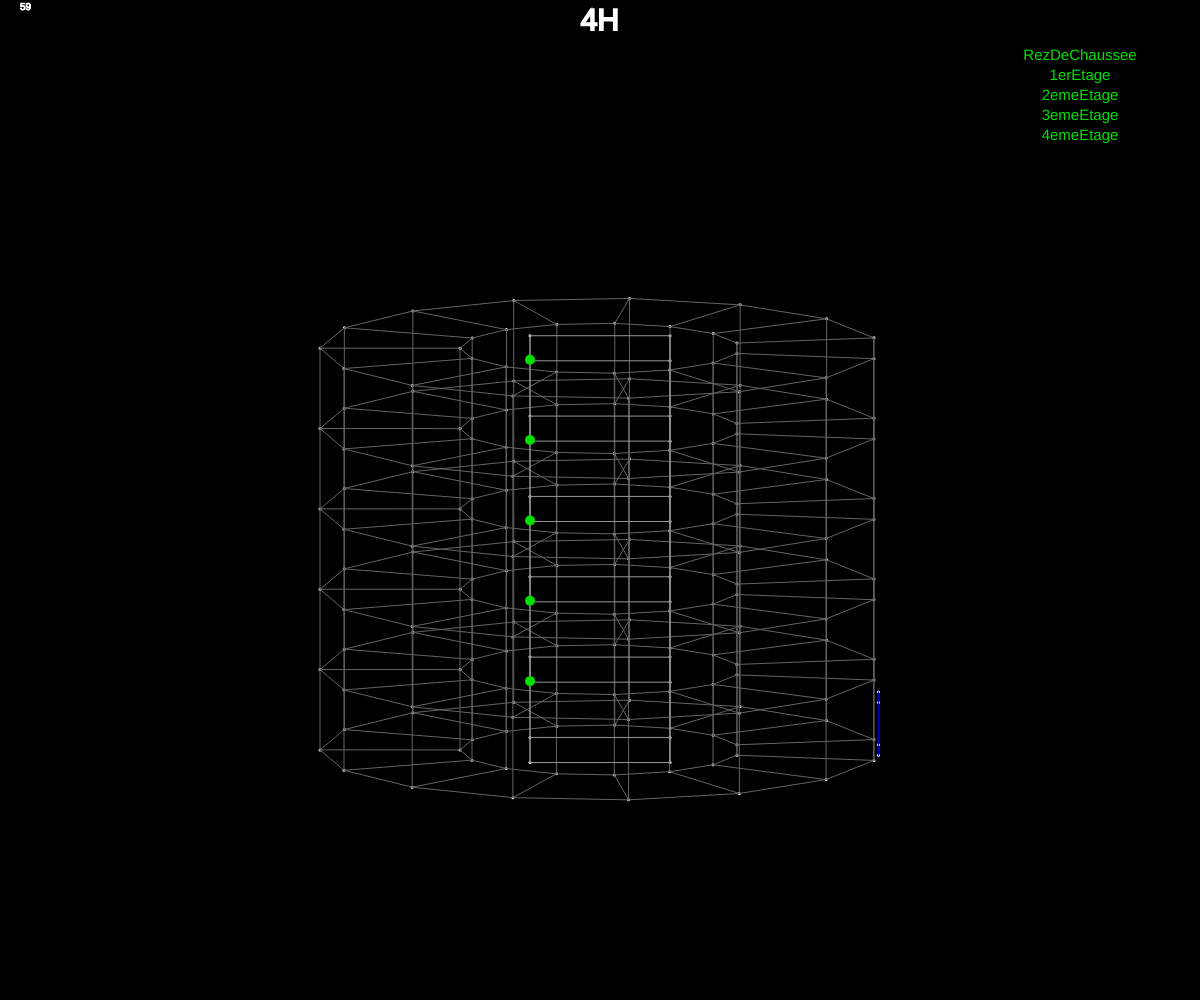
Frame 1 (no input)
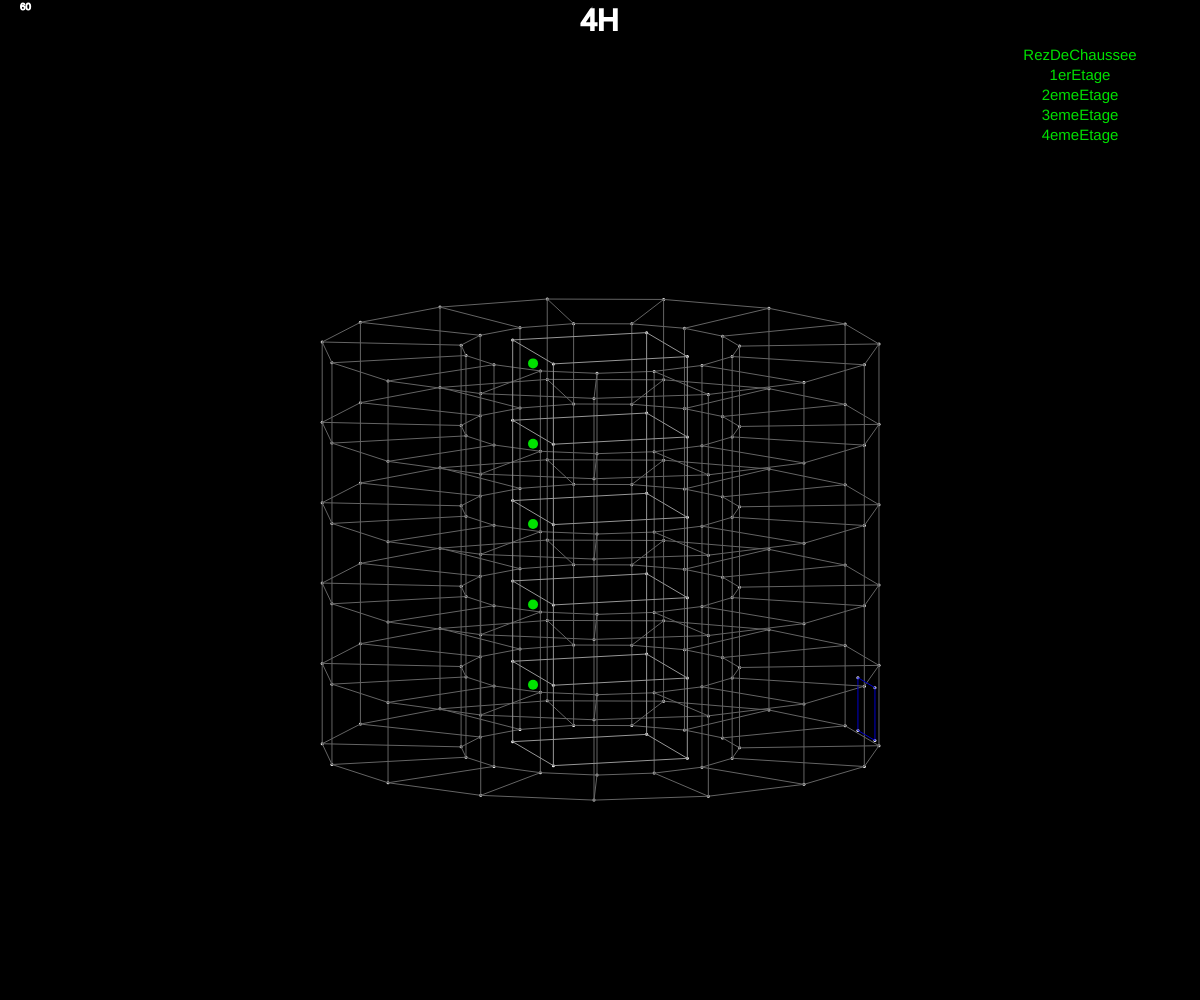
Frame 60 (no input)
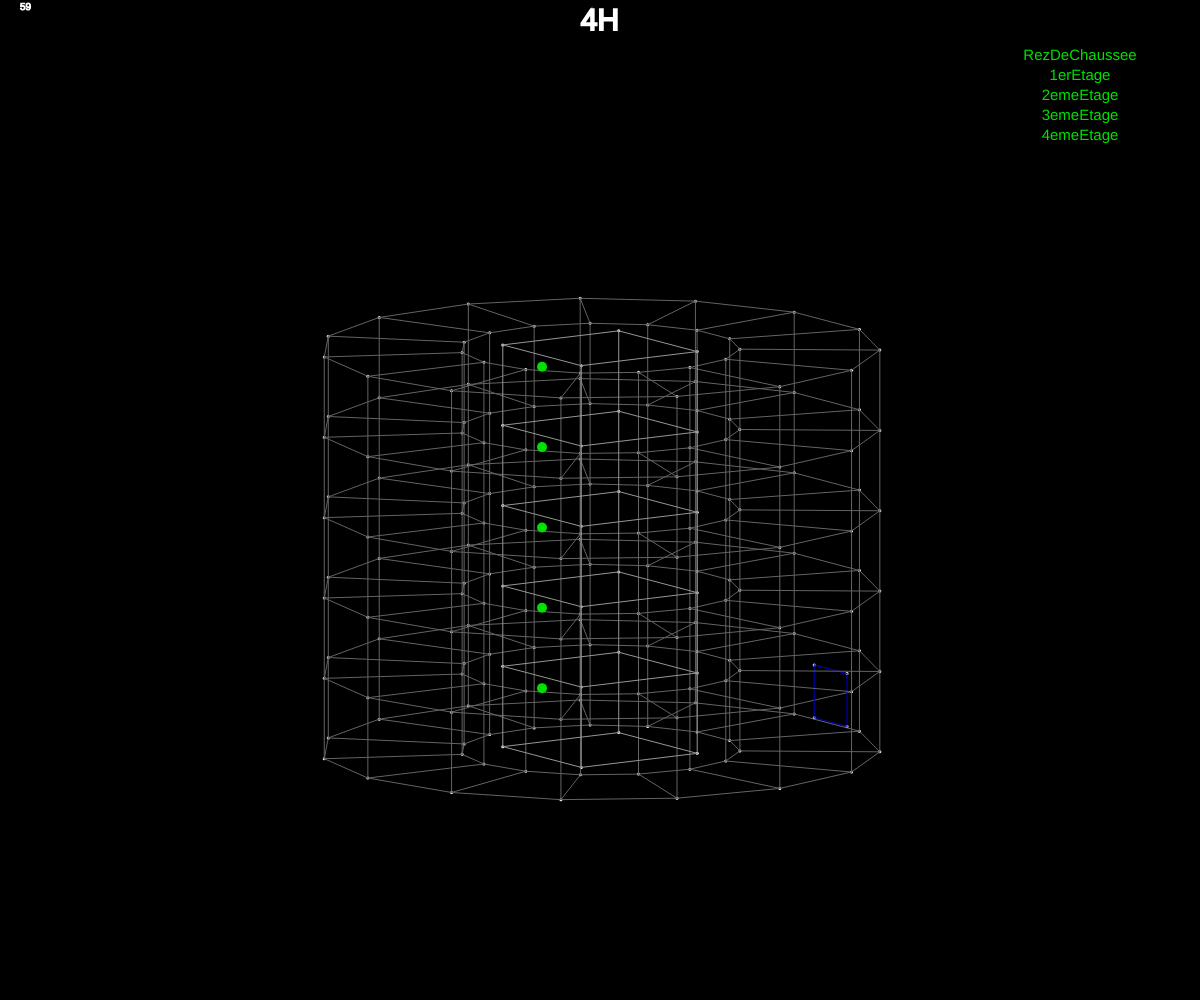
Frame 120 (the mouse pressed at the canvas centre since frame 60)

The p5.js sketch that drew these frames (run headless with seeded random() and noise() and a simulated clock; from frame 60 on, the mouse is pressed at the canvas centre):

// p5.js sketch
// ── sketch.js
var mouvementTouches=0.01;
var mouvementSouris=1;
var mouvementSourisRoue=0.1;
var mouvementRotationDefaut=0.005
var echelle=70;
var zoom=3;
var batiment;
var murs;
var bornes;
var nom;

var cBackground;
var cBuilding;
var cRoom;
var cDoor;

var rotation={'tx':0,'ty':0.18};
function setup(){
	createCanvas(windowWidth,windowHeight);
	initialiser('4H');
	cBuilding=color(150);
	cRoom=color(100);
	cDoor=color(0,0,200);
	cBackground=color(0);
}


function draw(){
	background(cBackground);
	stroke(255)
	fill(255)
	textSize(10)
	textAlign(LEFT)
	text(''+Math.floor(frameRate()),20,10)
	// Affichage des informations:
	stroke(255)
	textAlign(CENTER)
	fill(255)
	strokeWeight(2)
	textSize(30)
	text(nom,width/2,30)


	// Affichage de la liste des bornes:
	push()
	translate(9/10*width,40)
	textSize(15)
	noStroke()
	text('Liste des bornes:')
	translate(0,20)
	noms=Object.keys(bornes)
	for (let nom of noms){
		borne=bornes[nom];
		if (borne.status==true){fill(0,225,0)}
		else if(borne.status==false){fill(255,0,0)}
		else{fill(0,0,255)}
		text(nom,0,0);
		translate(0,20)
	}
	pop()

	translate(width/2,3/4*height) // On se déplace en fonction de l'utilisateur

	// On place l'ensemble des points
	stroke(255);
	strokeWeight(3);
	batiment_perspective=[];
	for (let pt of batiment){
		newPt=projection(pt,rotation.tx,rotation.ty,zoom)
		batiment_perspective.push(newPt);
		point(newPt.x,newPt.y);
	}

	// On dessine les murs
	strokeWeight(1)
	for (let mur of murs){
		if (mur[2]=='building'){stroke(cBuilding);}
		else if (mur[2]=='room'){stroke(cRoom);}
		else if (mur[2]=='door'){stroke(cDoor);}
		else {stroke(255);}
		pt1=batiment_perspective[mur[0]];
		pt2=batiment_perspective[mur[1]];
		line(pt1.x,pt1.y,pt2.x,pt2.y);
	}
	noStroke();
	// On affiche les bornes:
	for (let nom of noms){
		borne=bornes[nom];
		if (borne.status==true){fill(0,225,0)}
		else if(borne.status==false){fill(255,0,0)}
		else{fill(0,0,255)}
		pt=projection({'x':borne.x,'y':borne.y,'z':borne.z},rotation.tx,rotation.ty,zoom);
		ellipse(pt.x,pt.y,10,10)
	}

	// Gestion du mouvement
	if (keyIsDown(LEFT_ARROW)){
		rotation.tx+=mouvementTouches;
	}
	else if (keyIsDown(RIGHT_ARROW)){
		rotation.tx-=mouvementTouches;
	}
	else{
		rotation.tx+=mouvementRotationDefaut;
	}
	if (keyIsDown(UP_ARROW)){
		rotation.ty+=mouvementTouches;
	}
	else if (keyIsDown(DOWN_ARROW)){
		rotation.ty-=mouvementTouches;
	}


	// Pour changer de batiment de temps en temps:
	if (rotation.tx>2*PI){
		changerBatiment();
	}
}
function mouseWheel(event) {

  zoom += event.delta*mouvementSourisRoue;
	if (zoom<0.01){zoom=0.01;}
	if (zoom>100){zoom=100;}
}
function projection(pt,theta,phi,zoom){
	dx=cos(theta)*pt.x-sin(theta)*pt.y;
	dy=sin(theta)*pt.x+cos(theta)*pt.y;
	dy=-pt.z*cos(phi)-dy*sin(phi)
	return {'x':dx/zoom,'y':dy/zoom};
}



function initialiser(nomBatiment){
	if (['4D','4E','4F','4G','4H'].includes(nomBatiment)){
		nom=nomBatiment;
		resultat=generer_muses()
		batiment=resultat[0];
		murs=resultat[1];
		bornes=BORNES[nomBatiment];
	}else{noLoop();console.log('Erreur: Ce batiment n\'existe pas');return}
	for (let point of batiment){
		point.x*=echelle;
		point.y*=echelle;
		point.z*=echelle;
	}
	nomsBornes=Object.keys(bornes);
	for (let nomBorne of nomsBornes){
		borne=bornes[nomBorne];
		borne.x*=echelle;
		borne.y*=echelle;
		borne.z*=echelle;
	}
	rotation={'tx':0,'ty':0.18};
	zoom=3;
}


function changerBatiment(){
	liste_batiments=['4D','4E','4F','4G','4H'];
	nomBatiment=random(liste_batiments);
	initialiser(nomBatiment);
}

// ── batiment.js
var batiment=[];
var murs=[];
// Batiment 2C  -> Points (ETAGE 0)
batiment.push(cp( 0, 0, 0))//1
batiment.push(cp( 5, 0, 0))//2
batiment.push(cp( 5, 7, 0))//3
batiment.push(cp( 5, 9, 0))//4
batiment.push(cp( 5,11, 0))//5
batiment.push(cp( 5,13, 0))//6
batiment.push(cp( 5,15, 0))//7
batiment.push(cp( 4,15, 0))//8
batiment.push(cp( 3,15, 0))//9
batiment.push(cp( 2,15, 0))//10
batiment.push(cp( 1,15, 0))//11
batiment.push(cp( 0,15, 0))//11
batiment.push(cp( 0,13, 0))//13
batiment.push(cp( 0,11, 0))//14
batiment.push(cp( 0, 9, 0))//15
batiment.push(cp( 0, 7, 0))//16
batiment.push(cp( 3, 7, 0))//17
batiment.push(cp( 4, 7, 0))//18
batiment.push(cp( 4, 9, 0))//19
batiment.push(cp( 3, 9, 0))//20
batiment.push(cp( 2, 9, 0))//21
batiment.push(cp( 1, 9, 0))//22
batiment.push(cp( 2, 0, 0))//23
batiment.push(cp( 3, 0, 0))//24

// Batiment 2C -> Murs
murs.push([ 0,22])
murs.push([23, 1])
murs.push([ 1, 2])
murs.push([ 2, 3])
murs.push([ 3, 4])
murs.push([ 5, 6])
murs.push([ 6, 7])
murs.push([ 8, 9])
murs.push([10,11])
murs.push([11,12])
murs.push([13,14])
murs.push([14,15])
murs.push([15, 0])
murs.push([15,16])
murs.push([17, 2])
murs.push([ 3,18])
murs.push([19,20])
murs.push([21,14])
murs.push([16,19])



function cp(x,y,z){
	return {'x':x,'y':y,'z':z}
}

// ── bornes.js
BORNES={

  '4D':{
    'RezDeChaussee':{
      'status':true,
      'x':-3,
      'y':0,
      'z':3
    },
    '1erEtage':{
      'status':true,
      'x':-3,
      'y':0,
      'z':6.5
    },
    '2emeEtage':{
      'status':true,
      'x':-3,
      'y':0,
      'z':10
    },
    '3emeEtage':{
      'status':true,
      'x':-3,
      'y':0,
      'z':13.5
    },
    '4emeEtage':{
      'status':true,
      'x':-3,
      'y':0,
      'z':17
    }
  },


  '4E':{
    'RezDeChaussee':{
      'status':true,
      'x':-3,
      'y':0,
      'z':3
    },
    '1erEtage':{
      'status':true,
      'x':-3,
      'y':0,
      'z':6.5
    },
    '2emeEtage':{
      'status':true,
      'x':-3,
      'y':0,
      'z':10
    },
    '3emeEtage':{
      'status':true,
      'x':-3,
      'y':0,
      'z':13.5
    },
    '4emeEtage':{
      'status':true,
      'x':-3,
      'y':0,
      'z':17
    }
  },


  '4F':{
    'RezDeChaussee':{
      'status':true,
      'x':-3,
      'y':0,
      'z':3
    },
    '1erEtage':{
      'status':true,
      'x':-3,
      'y':0,
      'z':6.5
    },
    '2emeEtage':{
      'status':true,
      'x':-3,
      'y':0,
      'z':10
    },
    '3emeEtage':{
      'status':true,
      'x':-3,
      'y':0,
      'z':13.5
    },
    '4emeEtage':{
      'status':true,
      'x':-3,
      'y':0,
      'z':17
    }
  },


  '4G':{
    'RezDeChaussee':{
      'status':true,
      'x':-3,
      'y':0,
      'z':3
    },
    '1erEtage':{
      'status':true,
      'x':-3,
      'y':0,
      'z':6.5
    },
    '2emeEtage':{
      'status':true,
      'x':-3,
      'y':0,
      'z':10
    },
    '3emeEtage':{
      'status':true,
      'x':-3,
      'y':0,
      'z':13.5
    },
    '4emeEtage':{
      'status':true,
      'x':-3,
      'y':0,
      'z':17
    }
  },

  '4H':{
    'RezDeChaussee':{
      'status':true,
      'x':-3,
      'y':0,
      'z':3
    },
    '1erEtage':{
      'status':true,
      'x':-3,
      'y':0,
      'z':6.5
    },
    '2emeEtage':{
      'status':true,
      'x':-3,
      'y':0,
      'z':10
    },
    '3emeEtage':{
      'status':true,
      'x':-3,
      'y':0,
      'z':13.5
    },
    '4emeEtage':{
      'status':true,
      'x':-3,
      'y':0,
      'z':17
    }
  }
}

// ── muse.js
/*
Fichier avec les informations du batiment
-> batiment: liste des Points {x,y,z}
-> murs    : Liste des murs  [id1,id2] des points à relier


TYPES DE MURS:
murs chambres  -> 'room'
murs intérieurs-> 'building'
portes         -> 'door'
*/

function generer_muses(){
var batiment=[];
var murs=[];

// MUSE
pi=3.14
hauteurMuses=3.5
hauteurPortes=2.3
nbrEtages=5;

//Etages murs extérieurs
nbrPoints=15;
rayon=12;
ag=2*pi/nbrPoints/2
for (let k=0;k<nbrEtages+1;k++){

  for (let i=0;i<nbrPoints;i++){
    batiment.push(cp(rayon*Math.cos(2*pi*i/nbrPoints-ag),rayon*Math.sin(2*pi*i/nbrPoints-ag),k*hauteurMuses));
    murs.push([k*nbrPoints+i,k*nbrPoints+(i+1)%nbrPoints,'room']);
    if (k!=nbrEtages){
      murs.push([k*nbrPoints+i,(k+1)*nbrPoints+i,'room']);
    }
  }
}
imin=batiment.length;
batiment.push(cp(rayon*Math.cos(-ag/2),rayon*Math.sin(-ag/2),0))
batiment.push(cp(rayon*Math.cos(+ag/2),rayon*Math.sin(+ag/2),0))
batiment.push(cp(rayon*Math.cos(+ag/2),rayon*Math.sin(+ag/2),hauteurPortes))
batiment.push(cp(rayon*Math.cos(-ag/2),rayon*Math.sin(-ag/2),hauteurPortes))
murs.push([imin+0,imin+1,'door'])
murs.push([imin+1,imin+2,'door'])
murs.push([imin+2,imin+3,'door'])
murs.push([imin+3,imin+0,'door'])

//Etages murs intérieurs + murs extérieurs/intérieurs liaison
imin=batiment.length;
rayon=6;
for (let k=0;k<nbrEtages+1;k++){

  for (let i=0;i<nbrPoints;i++){
    batiment.push(cp(rayon*Math.cos(2*pi*i/nbrPoints-ag),rayon*Math.sin(2*pi*i/nbrPoints-ag),k*hauteurMuses));
    murs.push([imin+k*nbrPoints+i,imin+k*nbrPoints+(i+1)%nbrPoints,'room']);
    if (k!=nbrEtages){
      murs.push([imin+k*nbrPoints+i,imin+(k+1)*nbrPoints+i,'room']);
    }

    //liaison avec extérieur
    murs.push([k*nbrPoints+i,imin+k*nbrPoints+i,'room'])
  }
}
// Cage d'escalier au milieu
imin=batiment.length;
nbrPoints=4;
for (let k=0;k<nbrEtages+1;k++){
  batiment.push(cp(-3,-3,k*hauteurMuses))
  batiment.push(cp(-3,+3,k*hauteurMuses))
  batiment.push(cp(+3,+3,k*hauteurMuses))
  batiment.push(cp(+3,-3,k*hauteurMuses))
  murs.push([0+imin+k*nbrPoints,1+imin+k*nbrPoints,'building']);
  murs.push([1+imin+k*nbrPoints,2+imin+k*nbrPoints,'building']);
  murs.push([2+imin+k*nbrPoints,3+imin+k*nbrPoints,'building']);
  murs.push([3+imin+k*nbrPoints,0+imin+k*nbrPoints,'building']);
  if (k!=nbrEtages){
    murs.push([0+imin+k*nbrPoints,0+imin+(k+1)*nbrPoints,'building']);
    murs.push([1+imin+k*nbrPoints,1+imin+(k+1)*nbrPoints,'building']);
    murs.push([2+imin+k*nbrPoints,2+imin+(k+1)*nbrPoints,'building']);
    murs.push([3+imin+k*nbrPoints,3+imin+(k+1)*nbrPoints,'building']);
  }
}

return [batiment,murs];

}
function cp(x,y,z){
  return {'x':x,'y':y,'z':z}
}
